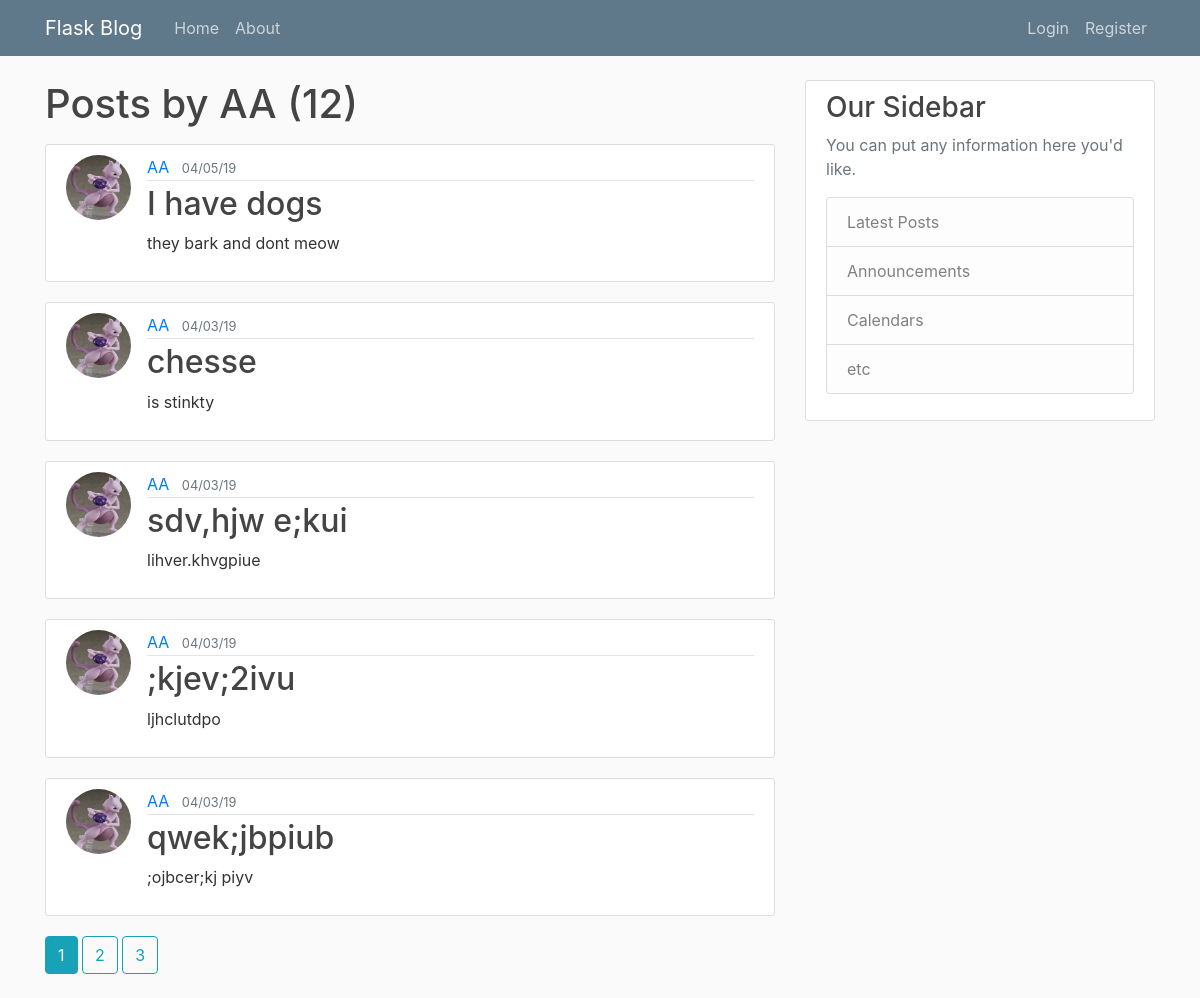
Page /user/AA on the earlier database version.
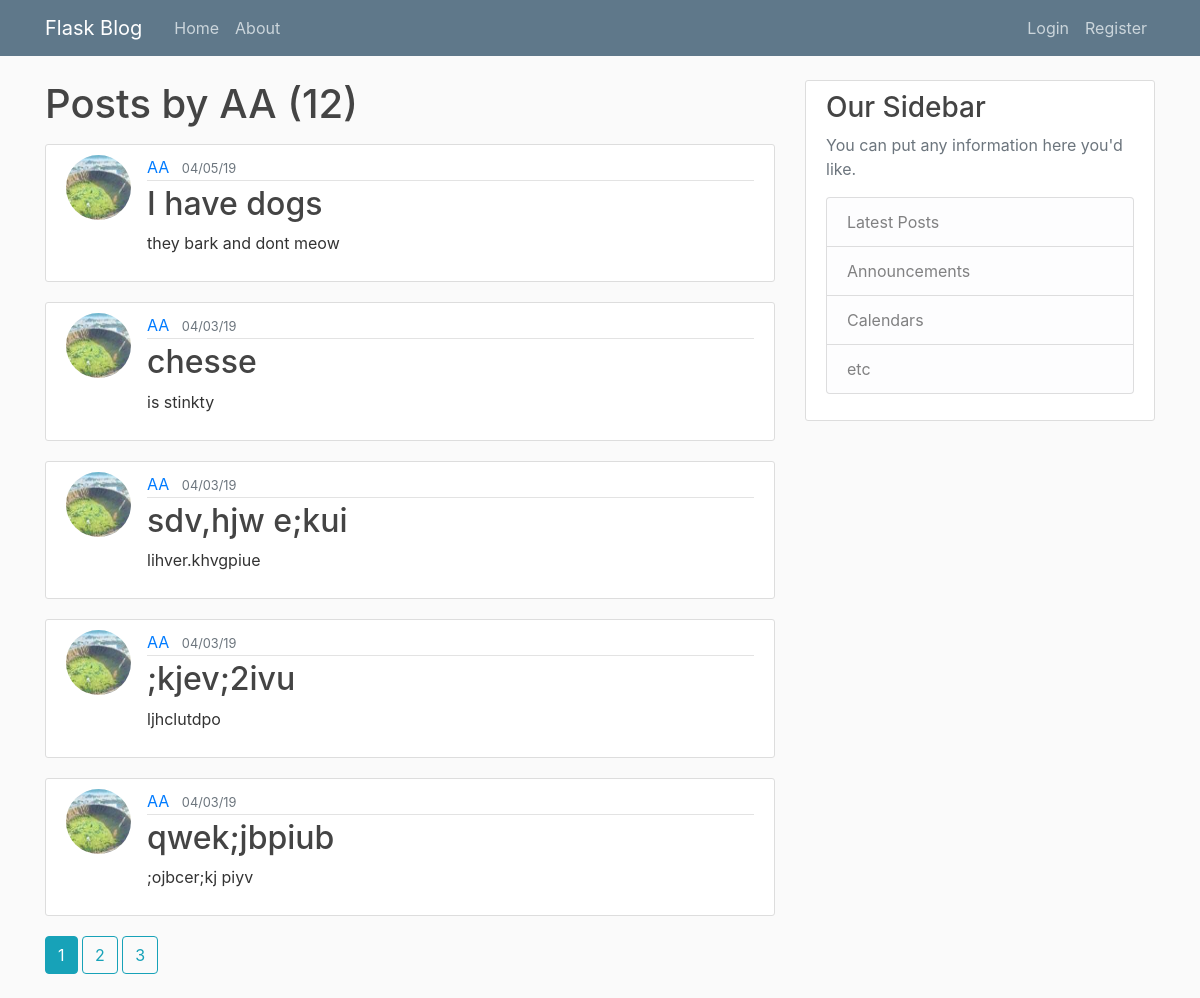
Same page on the later database version.
### blog/models.py (models this page shows, shortened)
class Post(db.Model):
    id = db.Column(db.Integer, primary_key=True)
    title = db.Column(db.String(100), nullable=False)
    date_posted = db.Column(db.DateTime, nullable=False, default=datetime.utcnow)
    content = db.Column(db.Text, nullable=False)
    user_id = db.Column(db.Integer, db.ForeignKey('user.id'), nullable=False)

class User(db.Model, UserMixin):
    id = db.Column(db.Integer, primary_key=True)
    username = db.Column(db.String(20), unique=True, nullable=False)
    email = db.Column(db.String(120), unique=True, nullable=False)
    image_file = db.Column(db.String(20), nullable=False, default='default.jpg"')
    password = db.Column(db.String(60), nullable=False)
    posts = db.relationship('Post', backref='author', lazy=True)

### blog/users/routes.py (the view)
@users.route("/user/<string:username>")
def user_posts(username):
    page = request.args.get('page', 1, type=int)
    user = User.query.filter_by(username=username).first_or_404()
    posts = Post.query.filter_by(author=user)\
        .order_by(Post.date_posted.desc())\
        .paginate(page=page, per_page=5)
    return render_template('user_posts.html', posts=posts, user=user)

### blog/templates/user_posts.html
{% extends 'layout.html' %}
{% block content%}
    <h1 class='mb-3'> Posts by {{ user.username }} ({{ posts.total }})</h1>
    {% for post in posts.items%}
        <article class="media content-section">
            <img class='rounded-circle article-img' src="{{ url_for('static', filename='profile_pics/'+ post.author.image_file) }}">
            <div class="media-body">
                <div class="article-metadata">
                <a class="mr-2" href="{{ url_for('users.user_posts', username=post.author.username) }}">{{ post.author.username }}</a>
                <small class="text-muted">{{ post.date_posted.strftime('%m/%d/%y') }}</small>
            </div>
            <h2><a class="article-title" href="{{ url_for('posts.post', post_id=post.id) }}">{{ post.title }}</a></h2>
                <p class="article-content">{{ post.content }}</p>
            </div>
        </article>
    {% endfor%}
    {% for page_num in posts.iter_pages(left_edge=1, right_edge=1, left_current=1, right_current=2) %}
        {% if page_num %}
            {% if posts.page == page_num %}
                <a class='btn btn-info mb-4' href="{{ url_for('users.user_posts', username=user.username, page=page_num) }}"> {{ page_num }} </a>
            {% else %}
                <a class='btn btn-outline-info mb-4' href="{{ url_for('users.user_posts', username=user.username, page=page_num) }}"> {{ page_num }} </a>
            {% endif %}
        {% else %}
            ...
        {% endif %}
    {% endfor %}
{% endblock content%}

Differences in the rows shown:
changed through a linked row, Post "I have dogs": image_file: a different picture
changed through a linked row, Post "chesse": image_file: a different picture
changed through a linked row, Post "sdv,hjw e;kui": image_file: a different picture
changed through a linked row, Post ";kjev;2ivu": image_file: a different picture
changed through a linked row, Post "qwek;jbpiub": image_file: a different picture
